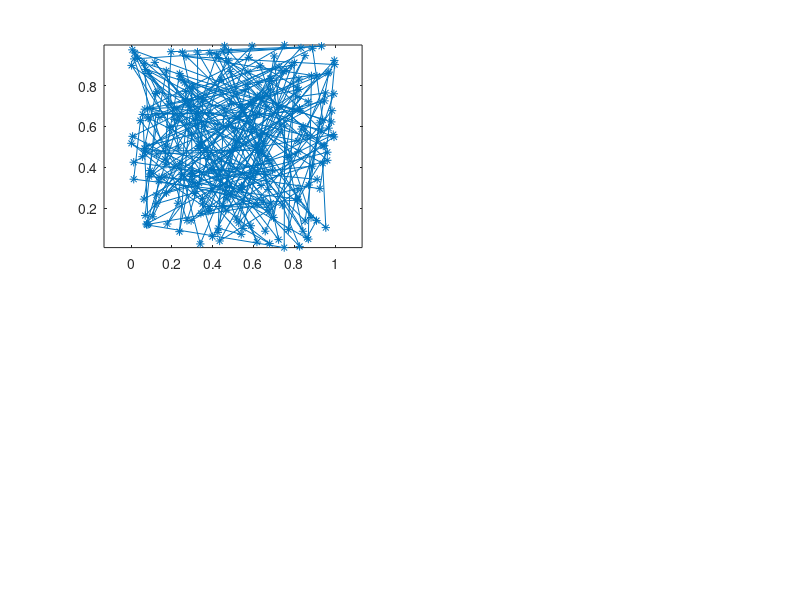

This figure's MATLAB source: (Note: this script raises an error after producing the figure.)
close all
clc
clear
dbstop if error

%%
V= rand(250,2);

subplot(2,2,1);plot(V(:,1),V(:,2),'*-');
axis equal

[U,UT] = isometric_curve_flow(V);

subplot(2,2,2);plot(U(:,1),U(:,2),'>-');
axis equal
subplot(2,2,3);plot(UT(:,1),UT(:,2),'>-');
axis equal